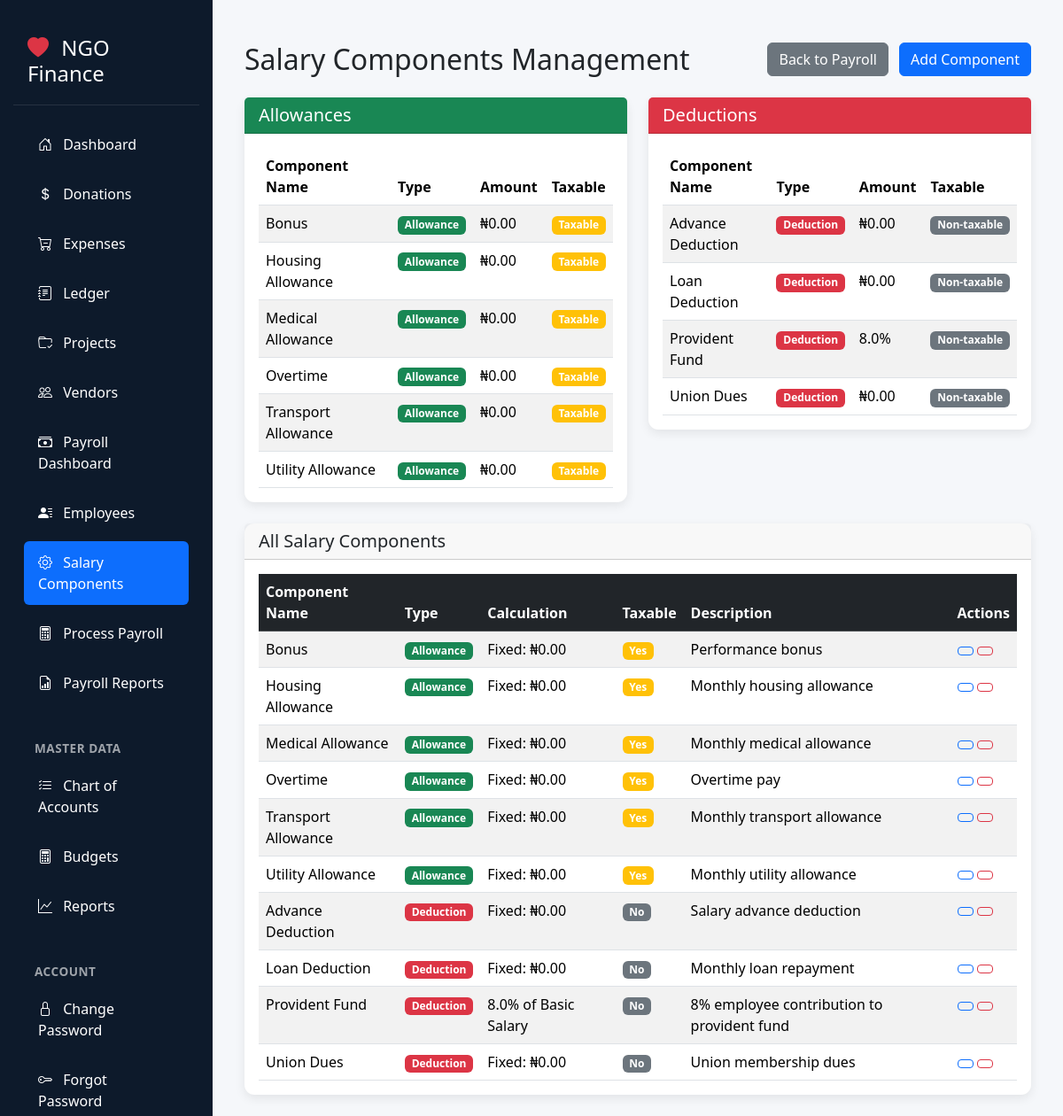
The page /salary-components on the database its author committed.
### tables this page shows
CREATE TABLE salary_components (
            id INTEGER PRIMARY KEY AUTOINCREMENT,
            component_name TEXT NOT NULL,
            component_type TEXT CHECK(component_type IN ('allowance', 'deduction')) NOT NULL,
            is_taxable INTEGER DEFAULT 1,
            is_percentage INTEGER DEFAULT 0,
            percentage_value REAL DEFAULT 0,
            fixed_amount REAL DEFAULT 0,
            description TEXT,
            is_active INTEGER DEFAULT 1,
            created_at TEXT DEFAULT (datetime('now')),
            updated_at TEXT DEFAULT (datetime('now'))
        );

### main.py (the view)
@app.get("/salary-components", response_class=HTMLResponse)
async def salary_components_list(request: Request):
    with get_db() as conn:
        components = conn.execute("""
            SELECT * FROM salary_components
            WHERE is_active = 1
            ORDER BY component_type, component_name
        """).fetchall()
    return templates.TemplateResponse("salary_components.html", {
        "request": request,
        "components": components
    })

### templates/salary_components.html (shortened to what this page needs)
{% extends "base.html" %}
{% block content %}
<div class="container-fluid mt-4">
    <div class="d-flex justify-content-between align-items-center mb-4">
        <h2 class="mb-0">Salary Components Management</h2>
        <div>
            <a href="/payroll" class="btn btn-secondary me-2">
                 Back to Payroll
            </a>
            <a href="/add-salary-component" class="btn btn-primary">
                 Add Component
            </a>
        </div>
    </div>
    {% if components %}
        <div class="row">
            <div class="col-md-6">
                <div class="card">
                    <div class="card-header bg-success text-white">
                        <h5 class="mb-0"> Allowances</h5>
                    </div>
                    <div class="card-body">
                        <div class="table-responsive">
                            <table class="table table-striped">
                                <thead>
                                    <tr>
                                        <th>Component Name</th>
                                        <th>Type</th>
                                        <th>Amount</th>
                                        <th>Taxable</th>
                                    </tr>
                                </thead>
                                <tbody>
                                    {% for component in components %}
                                        {% if component.component_type == 'allowance' %}
                                        <tr>
                                            <td>{{ component.component_name }}</td>
                                            <td>
                                                <span class="badge bg-success">Allowance</span>
                                            </td>
                                            <td>
                                                {% if component.is_percentage %}
                                                    {{ component.percentage_value }}%
                                                {% else %}
                                                    {{ "{:,.2f}".format(component.fixed_amount) | format_currency }}
                                                {% endif %}
                                            </td>
                                            <td>
                                                {% if component.is_taxable %}
                                                    <span class="badge bg-warning">Taxable</span>
                                                {% else %}
                                                    <span class="badge bg-secondary">Non-taxable</span>
                                                {% endif %}
                                            </td>
                                        </tr>
                                        {% endif %}
                                    {% endfor %}
                                </tbody>
                            </table>
                        </div>
                    </div>
                </div>
            </div>
            <div class="col-md-6">
                <div class="card">
                    <div class="card-header bg-danger text-white">
                        <h5 class="mb-0"> Deductions</h5>
                    </div>
                    <div class="card-body">
                        <div class="table-responsive">
                            <table class="table table-striped">
                                <thead>
                                    <tr>
                                        <th>Component Name</th>
                                        <th>Type</th>
                                        <th>Amount</th>
                                        <th>Taxable</th>
                                    </tr>
                                </thead>
                                <tbody>
                                    {% for component in components %}
                                        {% if component.component_type == 'deduction' %}
                                        <tr>
                                            <td>{{ component.component_name }}</td>
                                            <td>
                                                <span class="badge bg-danger">Deduction</span>
                                            </td>
                                            <td>
                                                {% if component.is_percentage %}
                                                    {{ component.percentage_value }}%
                                                {% else %}
                                                    {{ "{:,.2f}".format(component.fixed_amount) | format_currency }}
                                                {% endif %}
                                            </td>
                                            <td>
                                                {% if component.is_taxable %}
                                                    <span class="badge bg-warning">Taxable</span>
                                                {% else %}
                                                    <span class="badge bg-secondary">Non-taxable</span>
                                                {% endif %}
                                            </td>
                                        </tr>
                                        {% endif %}
                                    {% endfor %}
                                </tbody>
                            </table>
                        </div>
                    </div>
                </div>
            </div>
        </div>
        <div class="card mt-4">
            <div class="card-header">
                <h5 class="mb-0">All Salary Components</h5>
            </div>
            <div class="card-body">
                <div class="table-responsive">
                    <table class="table table-striped table-hover">
                        <thead class="table-dark">
                            <tr>
                                <th>Component Name</th>
                                <th>Type</th>
                                <th>Calculation</th>
                                <th>Taxable</th>
                                <th>Description</th>
                                <th>Actions</th>
                            </tr>
                        </thead>
                        <tbody>
                            {% for component in components %}
                            <tr>
                                <td>{{ component.component_name }}</td>
                                <td>
                                    <span class="badge bg-{{ 'success' if component.component_type == 'allowance' else 'danger' }}">
                                        {{ component.component_type.title() }}
                                    </span>
                                </td>
                                <td>
                                    {% if component.is_percentage %}
                                        {{ component.percentage_value }}% of Basic Salary
                                    {% else %}
                                        Fixed: {{ "{:,.2f}".format(component.fixed_amount) | format_currency }}
                                    {% endif %}
                                </td>
                                <td>
                                    {% if component.is_taxable %}
                                        <span class="badge bg-warning">Yes</span>
                                    {% else %}
                                        <span class="badge bg-secondary">No</span>
                                    {% endif %}
                                </td>
                                <td>{{ component.description or '—' }}</td>
                                <td>
                                    <button class="btn btn-sm btn-outline-primary" title="Edit">
                                    </button>
                                    <button class="btn btn-sm btn-outline-danger" title="Delete">
                                    </button>
                                </td>
                            </tr>
                            {% endfor %}
                        </tbody>
                    </table>
                </div>
            </div>
        </div>
    {% endif %}
</div>
{% endblock %}

### static/style.css (style rules this page uses)
.card { border-radius: 0.7rem; box-shadow: 0 4px 12px rgba(0, 0, 0, 0.08); border: none; }
.table { margin-bottom: 0; }
.table th { font-weight: 600; }
table, tr, td { page-break-inside: avoid; }
td { word-wrap: break-word; }

### templates/base.html (style rules this page uses)
:root { --sidebar-width: 240px; --sidebar-bg: #0d1a2b; --sidebar-hover: #1e3a5f; --active-bg: #2c5282; }
body { min-height: 100vh; background-color: #f5f7fa; }

### rows shown on the page
salary_components: component_name "Bonus", fixed_amount "₦0.00", is_taxable "Taxable", component_type "Allowance", description "Performance bonus"
salary_components: component_name "Housing Allowance", fixed_amount "₦0.00", is_taxable "Taxable", component_type "Allowance", description "Monthly housing allowance"
salary_components: component_name "Medical Allowance", fixed_amount "₦0.00", is_taxable "Taxable", component_type "Allowance", description "Monthly medical allowance"
salary_components: component_name "Overtime", fixed_amount "₦0.00", is_taxable "Taxable", component_type "Allowance", description "Overtime pay"
salary_components: component_name "Transport Allowance", fixed_amount "₦0.00", is_taxable "Taxable", component_type "Allowance", description "Monthly transport allowance"
salary_components: component_name "Utility Allowance", fixed_amount "₦0.00", is_taxable "Taxable", component_type "Allowance", description "Monthly utility allowance"
salary_components: component_name "Advance Deduction", fixed_amount "₦0.00", is_taxable "Non-taxable", component_type "Deduction", description "Salary advance deduction"
salary_components: component_name "Loan Deduction", fixed_amount "₦0.00", is_taxable "Non-taxable", component_type "Deduction", description "Monthly loan repayment"
salary_components: component_name "Provident Fund", percentage_value "8.0", is_taxable "Non-taxable", component_type "Deduction", description "8% employee contribution to provident fund"
salary_components: component_name "Union Dues", fixed_amount "₦0.00", is_taxable "Non-taxable", component_type "Deduction", description "Union membership dues"
